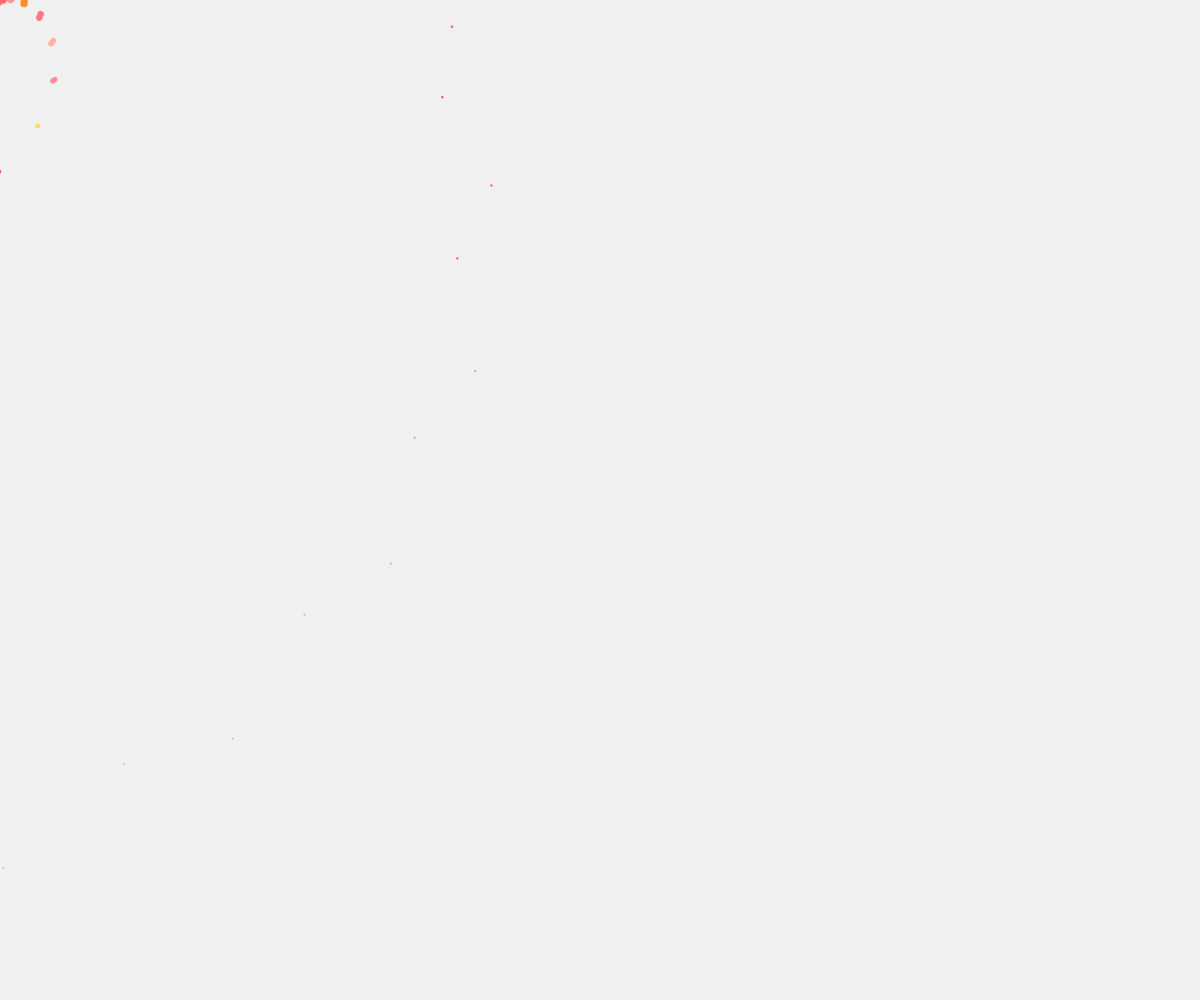
Frame 1 (no input)
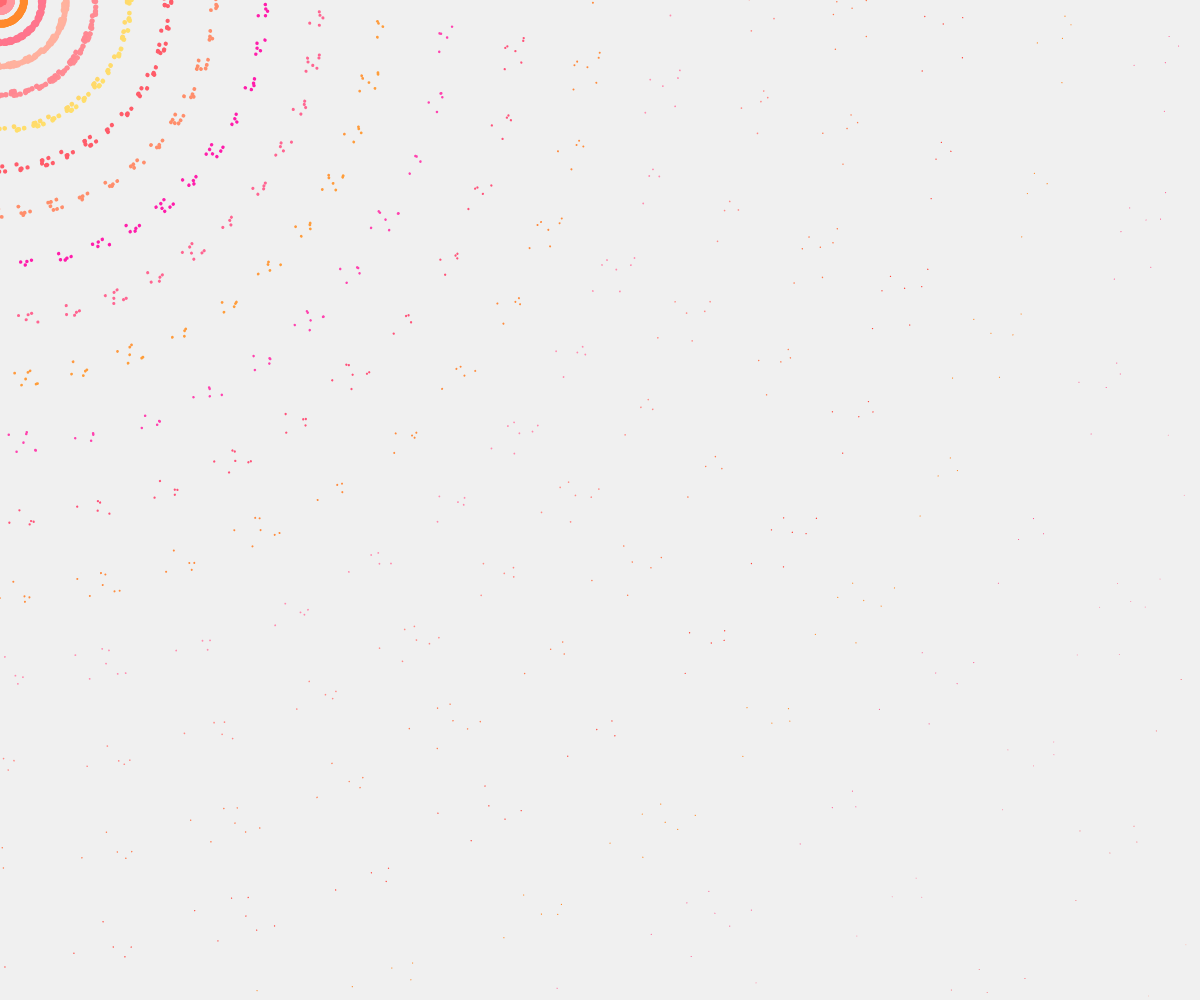
Frame 60 (no input)
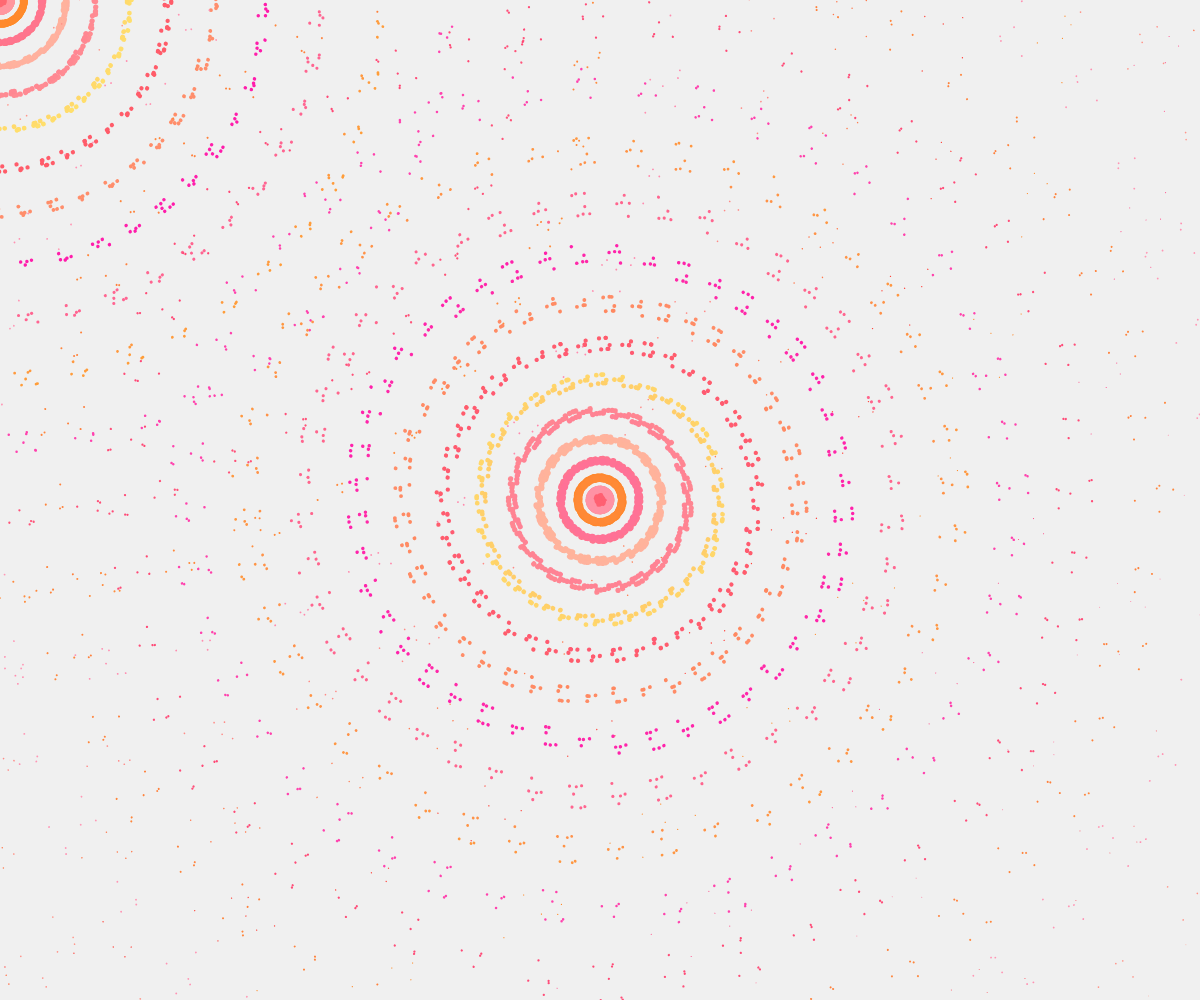
Frame 120 (the mouse pressed at the canvas centre since frame 60)

The p5.js sketch that drew these frames (run headless with seeded random() and noise() and a simulated clock; from frame 60 on, the mouse is pressed at the canvas centre):

// p5.js sketch
// ── sketch.js
const r = 10;
const k = 0.9;
const centerPos = {x: 0, y: 0};

function setup() {
  createCanvas(windowWidth, windowHeight);
  background(240);
}

function draw() {
  noStroke();
  fill(0, 0, 0);
  centerPos.x += 10*(noise(frameCount/10)-0.5);
  centerPos.y += 10*(noise(frameCount/10 + 500)-0.5);
  const init_pos = {x: mouseX, y: mouseY};
  const randVal = {x: width/2 * noise(frameCount/100), y: 4 * noise(frameCount/1000)};

  push();
  translate(init_pos.x, init_pos.y);
  rotate(frameCount/1);
  for(let i=0; i<1000; i++) {
    fill(255, noise(frameCount/1000 + i+500)*255, noise(frameCount/1000 + i+200)*255);
    const pos = {x: i, y: i**2 * randVal.y};
    if(abs(pos.x) > 0) {
    circle(pos.x, -pos.y, r*k**i);
    rotate(0.1);
    circle(-pos.x, -pos.y, r*k**i);
    rotate(0.1);
    circle(pos.x, pos.y, r*k**i);
    rotate(0.1);
    circle(-pos.x, pos.y, r*k**i);      
    }
  }
  pop();
    
}

function windowResized() {
  resizeCanvas(windowWidth, windowHeight);
}
